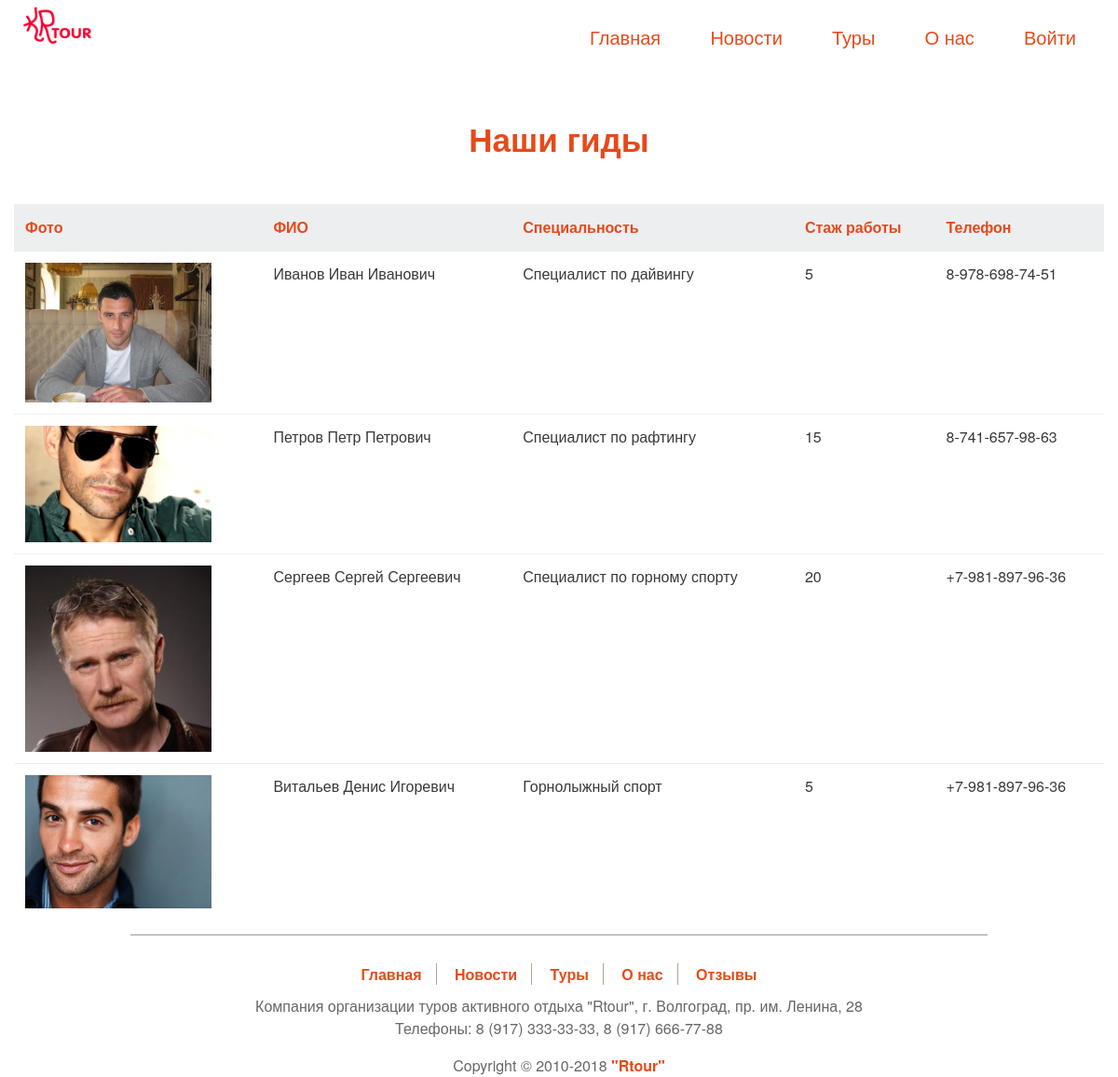
/guides.php, run on the app's committed database.
### tables this page shows
CREATE TABLE IF NOT EXISTS `guides` (
  `id` int(11) NOT NULL AUTO_INCREMENT,
  `img` varchar(255) NOT NULL,
  `FIO` varchar(255) NOT NULL,
  `Type` varchar(255) NOT NULL,
  `Staj` varchar(255) NOT NULL,
  `Telnum` varchar(255) NOT NULL,
  PRIMARY KEY (`id`),
  UNIQUE KEY `FIO` (`FIO`)
);

### guides.php (the view, shortened to what this page needs)
<!DOCTYPE html>
<html lang="ru">
<head>
    <link href="css/bootstrap.min.css" tppabs="http://bootstrap-v4.ru/dist/css/bootstrap.min.css" rel="stylesheet">
    <link href="css/style.css" rel="stylesheet">
</head>
<body style="background-image: url(img/fon.jpg);background-size: 100%;">
    <div class="container">
        <?include "header.php"?>
        <h1 style="text-align:center; color:#E64A19; margin: 50px;">Наши гиды</h1>
        <?php
 $table = "guides";
 $query = "SELECT  * FROM $table";
 $res = mysql_query($query) or die(mysql_error());
 echo ("
        <table class=\"table table-hover\">
          <thead class=\"thead-default\">
            <tr>
              <th style=\"color:#E64A19;\">Фото</th>
              <th style=\"color:#E64A19;\">ФИО</th>
              <th style=\"color:#E64A19;\">Специальность</th>
              <th style=\"color:#E64A19;\">Стаж работы</th>
              <th style=\"color:#E64A19;\">Телефон</th>
            </tr>
          </thead>
          <tbody>");
          while ($row = mysql_fetch_array($res)) {
            echo "<tr>";
              echo "<th scope=\"row\"><img width=\"200\" src=".$row['img']."></th>";
              echo "<td>".$row['FIO']."</td>";
             echo " <td>".$row['Type']."</td>";
              echo "<td>".$row['Staj']."</td>";
              echo "<td>".$row['Telnum']."</td>";
            echo "</tr>";
        }
          echo "</tbody>";
        echo "</table>";
?>
<?include "footer.php"?>
    </div>
</body>
</html>

### css/style.css (style rules this page uses)
html, body { margin: 0; padding: 0; }
h1 { font-size: 35px; font-weight: bold; }

### data on the page
guides: img (picture), FIO "Иванов Иван Иванович", Type "Специалист по дайвингу", Staj "5", Telnum "8-978-698-74-51"
guides: img (picture), FIO "Петров Петр Петрович", Type "Специалист по рафтингу", Staj "15", Telnum "8-741-657-98-63"
guides: img (picture), FIO "Сергеев Сергей Сергеевич", Type "Специалист по горному спорту", Staj "20", Telnum "+7-981-897-96-36"
guides: img (picture), FIO "Витальев Денис Игоревич", Type "Горнолыжный спорт", Staj "5", Telnum "+7-981-897-96-36"
